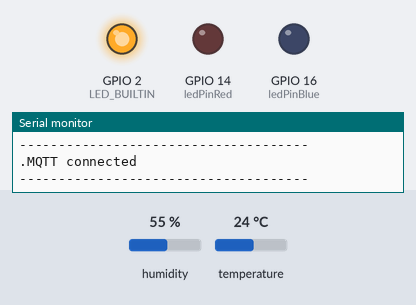
Bench run of a sketch on a simulated ESP8266 (NodeMCU). Shown: output pins drawn as LEDs (lit = HIGH, except the on-board LED, lit = LOW), the last lines printed to the serial monitor. Inputs (shaded band) come from the test bench; at power-on: humidity 55 %, temperature 24 °C. WiFi joins after 1.5 s; servers stay silent unless stated; no MQTT or app messages arrive unless stated; not simulated (calls return 0 or success): arduino_secrets.h.

Above: at 15.9 s.
At 16.6 s:
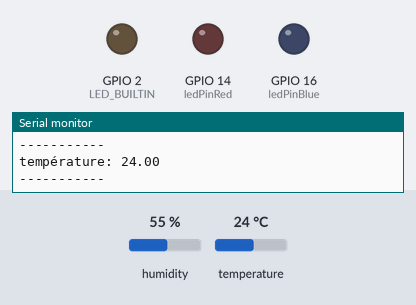
Timing chart, 0 to 23.9 s (numbered marks = the images above):
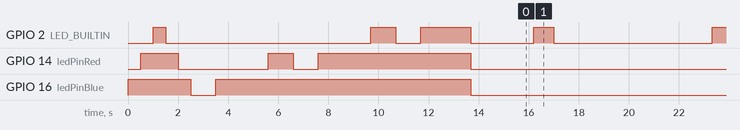

Measured:
- by itself, GPIO 2 (LED_BUILTIN): HIGH → LOW at 1.5 s, → HIGH 8.2 s later, → LOW 1.0 s later, → HIGH 1.0 s later, … (37 changes in this stretch)

The sketch:

Firmware_espDHTLCAPTEUR.ino
```cpp
#include "DHT.h"
#include <ESP8266WiFi.h>
#include <ESP8266HTTPClient.h>
#include <WiFiClient.h>
#include <PubSubClient.h>

#include "arduino_secrets.h"

#define DHTPIN 4     // what digital pin the DHT22 is conected to*
/*
 * A changer suivant le capteur
 */
#define DHTTYPE DHT11   // there are multiple kinds of DHT sensors

const char* ssid = SECRET_SSID ;
const char* password = SECRET_PASS;
const char* mqtt_server = SECRET_MQTT_SERVER ;

unsigned long lastTime = 0;
unsigned long timerDelay = 5000;

int ledPinBlue = 16;
int ledPinRed = 14;


DHT dht(DHTPIN, DHTTYPE);
PubSubClient MQTT_CLIENT;
WiFiClient client;

void setup() {
  // Initialisation de la console
  Serial.begin(9600);
  Serial.setTimeout(2000);
  while (!Serial) { }
  Serial.println("Device Started");
  Serial.println("-------------------------------------");

  // Initialisation des led
  pinMode(LED_BUILTIN, OUTPUT);
  pinMode(ledPinBlue, OUTPUT);
  pinMode(ledPinRed, OUTPUT);
  TestLedStart();
  delay(1000);

  // Initialisation SENSOR
  Serial.println("Running DHT!");
  Serial.println("-------------------------------------");
  dht.begin();
  digitalWrite(ledPinBlue, HIGH);
  Serial.println("DHT READY!");
  Serial.println("-------------------------------------");
  delay(2000);

  // Initialisation Wifi
  Serial.println("Connection Wifi start...");
  Serial.println("-------------------------------------");
  reconnectWifi();
  digitalWrite(ledPinRed, HIGH);
  Serial.println("-------------------------------------");
  delay(2000);

  // Initialisation MQTT
  Serial.println("Connection MQTT start...");
  Serial.println("-------------------------------------");
  reconnectMqtt();
  digitalWrite(LED_BUILTIN, HIGH);
  Serial.println("-------------------------------------");
  delay(2000);

  digitalWrite(ledPinRed, LOW);
  digitalWrite(ledPinBlue, LOW);
  digitalWrite(LED_BUILTIN, LOW);

  delay(2000);

}

int timeSinceLastRead = 0;
String field = "temp";

void signalSend() {
  for (int i = 0; i <= 2; i++) {
    digitalWrite(ledPinBlue, HIGH);
    delay(100);
    digitalWrite(ledPinBlue, LOW);
    delay(100);
  }
}

void TestLedStart() {
  digitalWrite(ledPinBlue, HIGH);
  delay(500);
  digitalWrite(ledPinRed, HIGH);
  delay(500);
  digitalWrite(LED_BUILTIN, HIGH);
  delay(500);
  digitalWrite(LED_BUILTIN, LOW);
  delay(500);
  digitalWrite(ledPinRed, LOW);
  delay(500);
  digitalWrite(ledPinBlue, LOW);
}

void humMore(float value) {
  float maxHum = (float) 80;
  if (value > maxHum) {
    digitalWrite(ledPinBlue, HIGH);
  } else {
    digitalWrite(ledPinBlue, LOW);
  }
}

void tempMore(float value) {
  float maxTemp = (float) 25;
  if (value > maxTemp) {
    digitalWrite(ledPinRed, HIGH);
  } else {
    digitalWrite(ledPinRed, LOW);
  }
}

void reconnectMqtt() {
  MQTT_CLIENT.setServer(mqtt_server, 1883);
  MQTT_CLIENT.setClient(client);
  String msg = "";
  while (!MQTT_CLIENT.connected()) {
    /*
      A changer
    */
    MQTT_CLIENT.connect("bureau", "flo", "F07101991BEME");
    msg += ".";
    if (msg.length() > 36) {
      msg = ".";
      Serial.println(msg);
    } else {
      Serial.print(msg);
    }
    digitalWrite(LED_BUILTIN, HIGH);
    delay(1000);
    digitalWrite(LED_BUILTIN, LOW);
    delay(1000);
  }
  Serial.println("MQTT connected");
}

void reconnectWifi() {
  Serial.println("WiFi Disconnected-> Connexion en cours");
  WiFi.begin(ssid, password);
  Serial.println("Connecting");

  while (WiFi.status() != WL_CONNECTED) {
    Serial.print(".");
    digitalWrite(ledPinRed, HIGH);
    delay(1000);
    digitalWrite(ledPinRed, LOW);
    delay(1000);
  }

  Serial.println("");
  Serial.print("Connected to WiFi network with IP Address: ");
  Serial.println(WiFi.localIP());
}

void errorWithSensor() {
  for (int i = 0; i <= 7; i++) {
    digitalWrite(ledPinRed, HIGH);
    delay(200);
    digitalWrite(ledPinRed, LOW);
    delay(200);
  }
}

void loop() {
  if ((millis() - lastTime) > timerDelay) {
    if (WiFi.status() == WL_CONNECTED) {
      // Check if we're connected to the MQTT broker
      if (!MQTT_CLIENT.connected()) {
        reconnectMqtt();
      }


      float temp = dht.readTemperature();
      delay(100);
      float hum = dht.readHumidity();
      delay(100);

      if (isnan(temp) | isnan(hum)) {
        errorWithSensor();
        Serial.println("Failed to read from DHT sensor!");
        lastTime = 0;
        return;
      }


      Serial.print("humidity: ");
      Serial.println(hum);
      Serial.println("-----------");

      Serial.print("température: ");
      Serial.println(temp);
      Serial.println("-----------");

      // conversion float->char
      char tempString[8];
      char humString[8];
      dtostrf(temp, 1, 2, tempString);
      dtostrf(hum, 1, 2, humString);

      /*
        A changer
      */
      MQTT_CLIENT.publish("espSensor/bureau/temp", tempString);
      MQTT_CLIENT.publish("espSensor/bureau/hum", humString);

      delay(100);
      humMore(hum);
      delay(100);
      tempMore(temp);
      delay(100);

      digitalWrite(LED_BUILTIN, HIGH);
      delay(800);
      digitalWrite(LED_BUILTIN, LOW);
      delay(800);
    } else {
      reconnectWifi();
    }

    lastTime = millis();
  }
}
```
